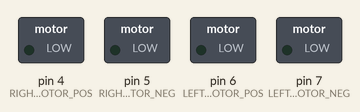
This sketch was run on a simulated Arduino Uno, built with avr-gcc and run on an emulated ATmega328P. On the bench: switched loads named in the sketch (green lamp = pin HIGH).

Above: at 2.5 s.
At 7.0 s:
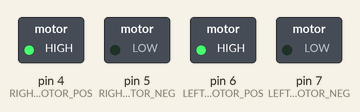
At 10.5 s:
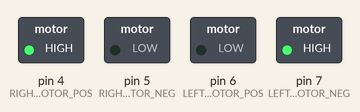
Timing chart, 0 to 25.3 s (numbered marks = the images above):
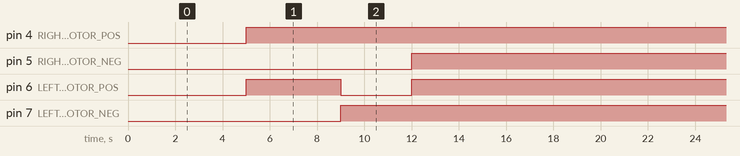

The sketch:

move.ino
```cpp
#define RIGHT_MOTOR_POS 4
#define RIGHT_MOTOR_NEG 5
#define LEFT_MOTOR_POS 6
#define LEFT_MOTOR_NEG 7
//int i = 1;

void move_forward(int meters);
void stop();
void turn(int angle);

void setup() {
  // put your setup code here, to run once:
  pinMode(RIGHT_MOTOR_POS, OUTPUT);
  pinMode(RIGHT_MOTOR_NEG, OUTPUT);
  pinMode(LEFT_MOTOR_POS, OUTPUT);
  pinMode(LEFT_MOTOR_NEG, OUTPUT);
}

void loop() {
  // put your main code here, to run repeatedly:
  delay(5000);

  move_forward(1);
  delay(2000);
  turn(1);
  delay(1000);

  stop();
  delay(10000);
}

void move_forward(int meters){
  digitalWrite(RIGHT_MOTOR_POS, HIGH);
  digitalWrite(RIGHT_MOTOR_NEG, LOW);
  digitalWrite(LEFT_MOTOR_POS, HIGH);
  digitalWrite(LEFT_MOTOR_NEG, LOW);
  delay(2000);
}

void stop(){
  digitalWrite(RIGHT_MOTOR_POS, HIGH);
  digitalWrite(RIGHT_MOTOR_NEG, HIGH);
  digitalWrite(LEFT_MOTOR_POS, HIGH);
  digitalWrite(LEFT_MOTOR_NEG, HIGH);
}

void turn(int angle){
  digitalWrite(RIGHT_MOTOR_POS, HIGH);
  digitalWrite(RIGHT_MOTOR_NEG, LOW);
  digitalWrite(LEFT_MOTOR_POS, LOW);
  digitalWrite(LEFT_MOTOR_NEG, HIGH);
  delay(2000);
}
```

Measured:
- by itself, pin 4 (RIGHT_MOTOR_POS): LOW → HIGH at 5.0 s
- by itself, pin 5 (RIGHT_MOTOR_NEG): alternates HIGH for 15.0 s and LOW for 7.0 s
- by itself, pin 6 (LEFT_MOTOR_POS): repeats every 22.0 s: LOW 3.0 s, HIGH 19.0 s
- by itself, pin 7 (LEFT_MOTOR_NEG): alternates HIGH for 18.0 s and LOW for 4.0 s
